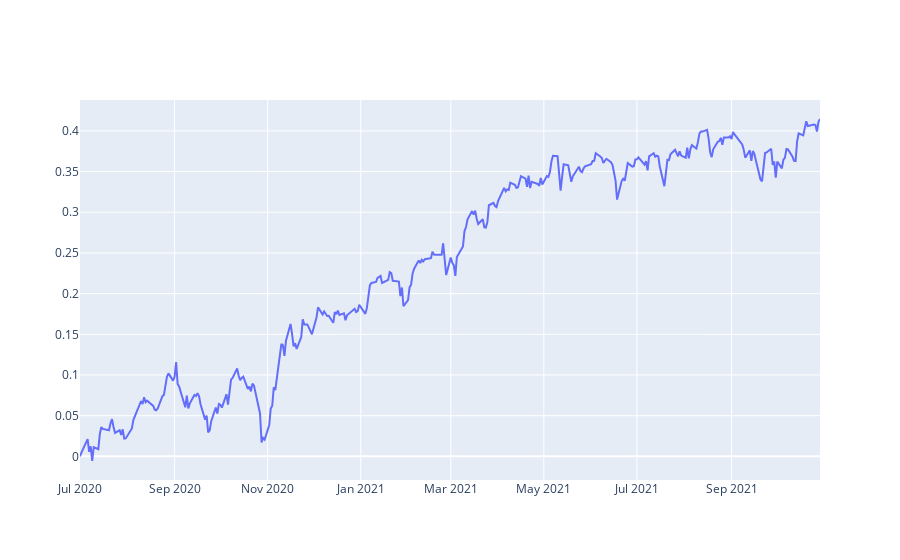
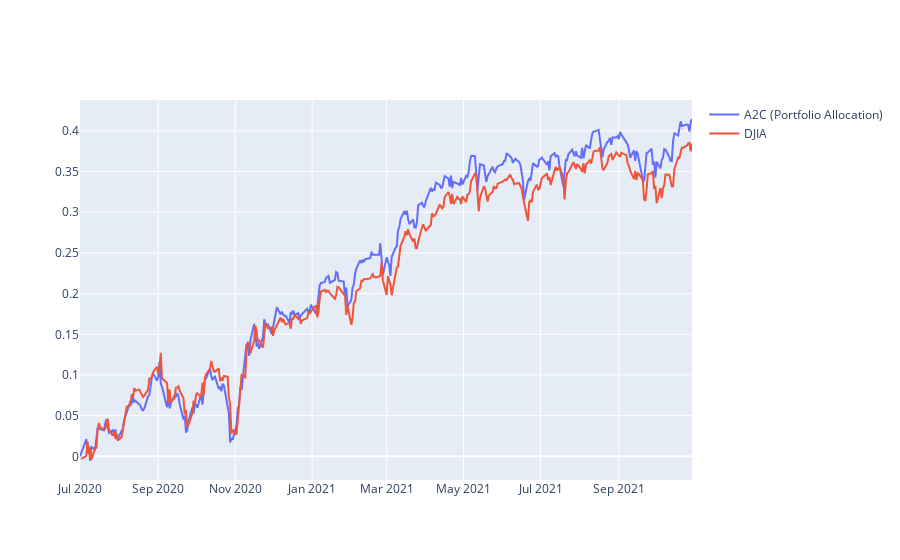
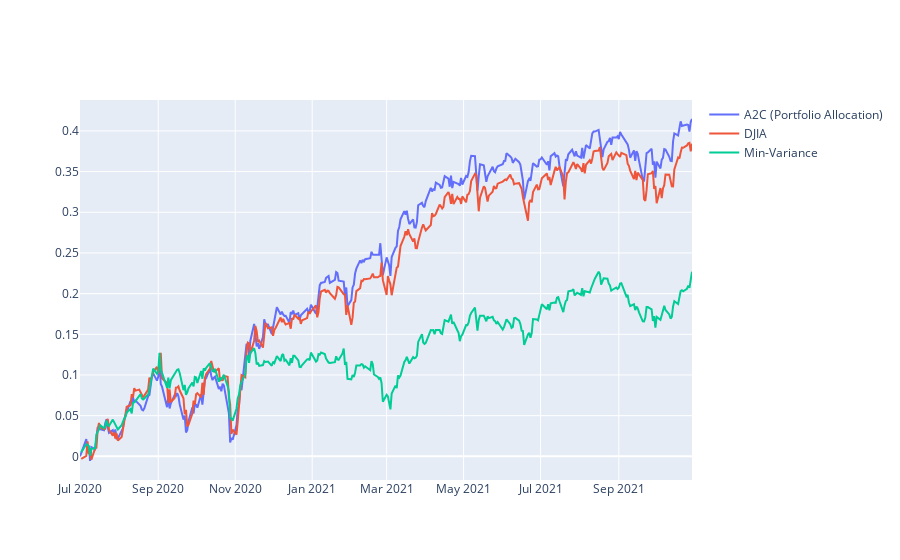
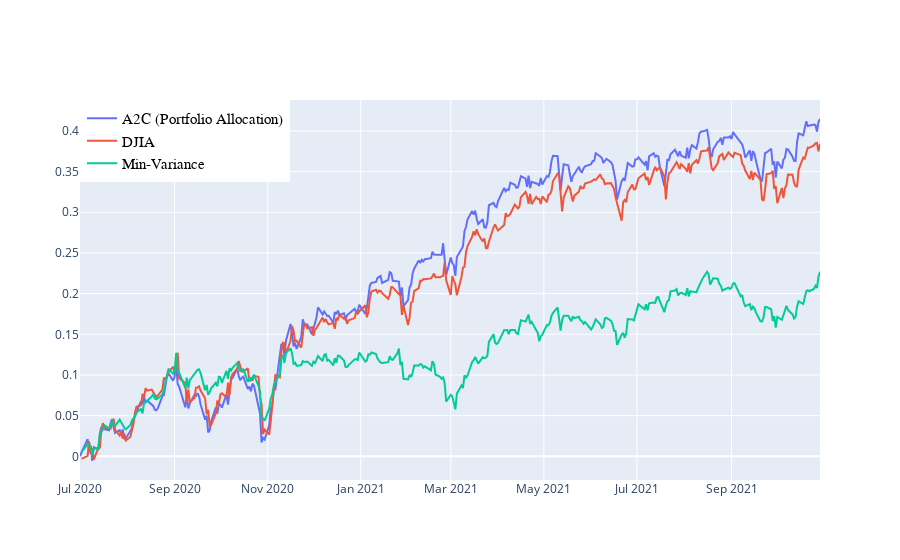

The cell these charts' notebook holds for them, in order:
### Code cell
fig = go.Figure()
fig.add_trace(trace0_portfolio)

fig.add_trace(trace1_portfolio)

fig.add_trace(trace2_portfolio)



fig.update_layout(
    legend=dict(
        x=0,
        y=1,
        traceorder="normal",
        font=dict(
            family="sans-serif",
            size=15,
            color="black"
        ),
        bgcolor="White",
        bordercolor="white",
        borderwidth=2
        
    ),
)
#fig.update_layout(legend_orientation="h")
fig.update_layout(title={
        #'text': "Cumulative Return using FinRL",
        'y':0.85,
        'x':0.5,
        'xanchor': 'center',
        'yanchor': 'top'})
#with Transaction cost
#fig.update_layout(title =  'Quarterly Trade Date')
fig.update_layout(
#    margin=dict(l=20, r=20, t=20, b=20),

    paper_bgcolor='rgba(1,1,0,0)',
    plot_bgcolor='rgba(1, 1, 0, 0)',
    #xaxis_title="Date",
    yaxis_title="Cumulative Return",
xaxis={'type': 'date', 
       'tick0': time_ind[0], 
        'tickmode': 'linear', 
       'dtick': 86400000.0 *80}

)
fig.update_xaxes(showline=True,linecolor='black',showgrid=True, gridwidth=1, gridcolor='LightSteelBlue',mirror=True)
fig.update_yaxes(showline=True,linecolor='black',showgrid=True, gridwidth=1, gridcolor='LightSteelBlue',mirror=True)
fig.update_yaxes(zeroline=True, zerolinewidth=1, zerolinecolor='LightSteelBlue')

fig.show()

### Figure 1 — Plotly figure (JSON) as saved in the notebook; plotly's stock layout.template omitted (floating-point values rounded to 4 significant figures; data arrays with more than 128 entries replaced by an {"elided": "..."} marker saying what was removed)
{"data": [{"mode": "lines", "name": "A2C (Portfolio Allocation)", "type": "scatter", "x": {"elided": "337 str values"}, "y": {"elided": "337 float values"}}], "layout": {}}

### Figure 2 — Plotly figure (JSON) as saved in the notebook; plotly's stock layout.template omitted (floating-point values rounded to 4 significant figures; data arrays with more than 128 entries replaced by an {"elided": "..."} marker saying what was removed)
{"data": [{"mode": "lines", "name": "A2C (Portfolio Allocation)", "type": "scatter", "x": {"elided": "337 str values"}, "y": {"elided": "337 float values"}}, {"mode": "lines", "name": "DJIA", "type": "scatter", "x": {"elided": "337 str values"}, "y": {"elided": "338 float values"}}], "layout": {}}

### Figure 3 — Plotly figure (JSON) as saved in the notebook; plotly's stock layout.template omitted (floating-point values rounded to 4 significant figures; data arrays with more than 128 entries replaced by an {"elided": "..."} marker saying what was removed)
{"data": [{"mode": "lines", "name": "A2C (Portfolio Allocation)", "type": "scatter", "x": {"elided": "337 str values"}, "y": {"elided": "337 float values"}}, {"mode": "lines", "name": "DJIA", "type": "scatter", "x": {"elided": "337 str values"}, "y": {"elided": "338 float values"}}, {"mode": "lines", "name": "Min-Variance", "type": "scatter", "x": {"elided": "337 str values"}, "y": {"elided": "337 float values"}}], "layout": {}}

### Figure 4 — Plotly figure (JSON) as saved in the notebook; plotly's stock layout.template omitted (floating-point values rounded to 4 significant figures; data arrays with more than 128 entries replaced by an {"elided": "..."} marker saying what was removed)
{"data": [{"mode": "lines", "name": "A2C (Portfolio Allocation)", "type": "scatter", "x": {"elided": "337 str values"}, "y": {"elided": "337 float values"}}, {"mode": "lines", "name": "DJIA", "type": "scatter", "x": {"elided": "337 str values"}, "y": {"elided": "338 float values"}}, {"mode": "lines", "name": "Min-Variance", "type": "scatter", "x": {"elided": "337 str values"}, "y": {"elided": "337 float values"}}], "layout": {"legend": {"bgcolor": "White", "bordercolor": "white", "borderwidth": 2, "font": {"color": "black", "family": "sans-serif", "size": 15}, "traceorder": "normal", "x": 0, "y": 1}}}
